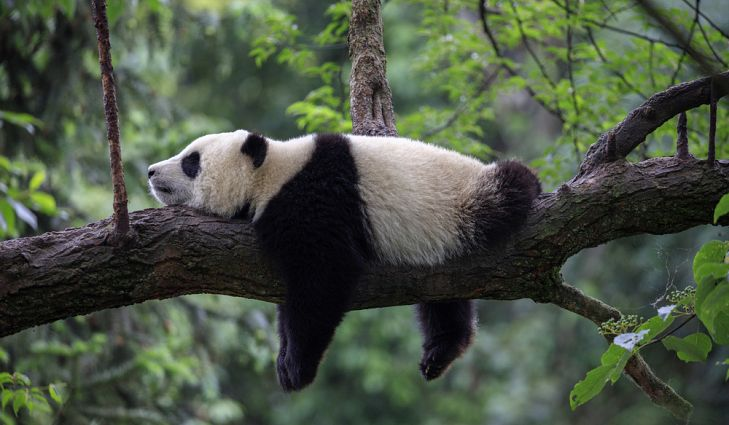
#> input picture img/panda.jpg, 729 x 425 px
$ jupyter execute --allow-errors Solution.ipynb
#> lines starting #> are read from the running program, lines starting #| are printed output that depends on the picture
### utils/cropengine.py
import cv2
import abc
from utils.boundingbox import Box
from typing import List, Mapping, Union
from collections import OrderedDict
from numpy import ndarray as CVImage
from pathlib import Path

# type annotation aliases
FileName = str


def get_the_haarcascade(filename: str) -> Path:
    cascade_dir = (Path(cv2.__file__) / '../../../../share/OpenCV/haarcascades/').resolve()
    # cascade_dir = ('../cvdata/')
    if not cascade_dir.exists():
        raise RuntimeError('Cannot find OpenCV haarcascades')
    file = cascade_dir / filename
    if not file.exists():
        raise RuntimeError('Cannot find file {file}'.format(file=file))
    return file


class Feature(Box):
    # [45 lines left out: functions __init__, __lt__, __mul__, serialize, deserialize, not called in this run]


class FeatureDetector(abc.ABC):
    @abc.abstractmethod
    def __init__(self, n: int) -> None:
        ...

    @abc.abstractmethod
    def detect_features(self, fn: FileName) -> List[Feature]:
        ...

    # [23 lines left out: functions _opencv_image, _resize_feature, not called in this run]


class MFeatureDetector(FeatureDetector):
    # [12 lines left out: functions __init__, detect_features, not called in this run]


class KeypointDetector(FeatureDetector):
    LABEL = 'ORB keypoint'

    # [35 lines left out: functions __init__, detect_features, _keypoint_to_feature, not called in this run]


class Cascade:
    def __init__(self,
                 label: str,
                 fn: FileName,
                 size: float = 1,
                 weight: float = 100) -> None:
        self.label = label
        self.size = size
        self.weight = weight
        self._file = str(get_the_haarcascade(fn))
        self.classifier = cv2.CascadeClassifier(self._file)
        if self.classifier.empty():
            msg = ('The input file: "{}" is not a valid '
                   'cascade classifier').format(self._file)
            raise RuntimeError(msg)


class FaceDetector(FeatureDetector):
    _CASCADES = [
        Cascade(
            'frontal face',
            'haarcascade_frontalface_default.xml',
            size=1.0,
            weight=100),
        Cascade(
            'alt face',
            'haarcascade_frontalface_alt.xml',
            size=1.2,
            weight=100),
        Cascade(
            'profile face', 'haarcascade_profileface.xml', size=0.9,
            weight=50),
    ]

    # [40 lines left out: functions __init__, detect_features, not called in this run]


class HybridDetector(FeatureDetector):
    BREAKPOINT = 0.15

    # [12 lines left out: functions __init__, detect_features, not called in this run]

### Solution.ipynb
#> (a cell that did not finish here is left out)

[cell 2]
import abc
from typing import List
#> (the rest of this cell did not finish here and is left out)

[cell 3]
import cv2
import numpy

CVImage = numpy.ndarray

def opencv_image(fn: str, resize: int=0) -> CVImage:
#> called with fn = 'img/panda.jpg', resize = 6
    cv_image = cv2.imread(fn)
#> cv_image is the input picture: shape (425, 729, 3); mean B, G, R 68.1, 84.6, 74.5
    cv_image = cv2.cvtColor(
        cv_image, cv2.COLOR_BGR2GRAY)
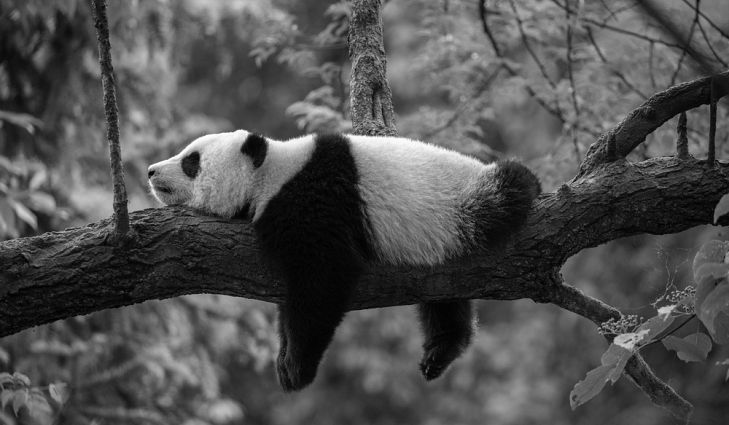
#> cv_image: shape (425, 729); min 0, max 255, mean 79.7
    if resize > 0:
        w, h = cv_image.shape[1::-1]  # type: int, int
#> w = 729; h = 425
        multiplier = (resize ** 2 / (w * h)) ** 0.5
#> multiplier = 0.0108
        dimensions = tuple(
            int(round(d * multiplier)) for d in (w, h))
#> dimensions = (8, 5)
        cv_image = cv2.resize(
            cv_image, dimensions,
            interpolation=cv2.INTER_AREA)
    return cv_image

#> (the rest of this cell did not finish here and is left out)
